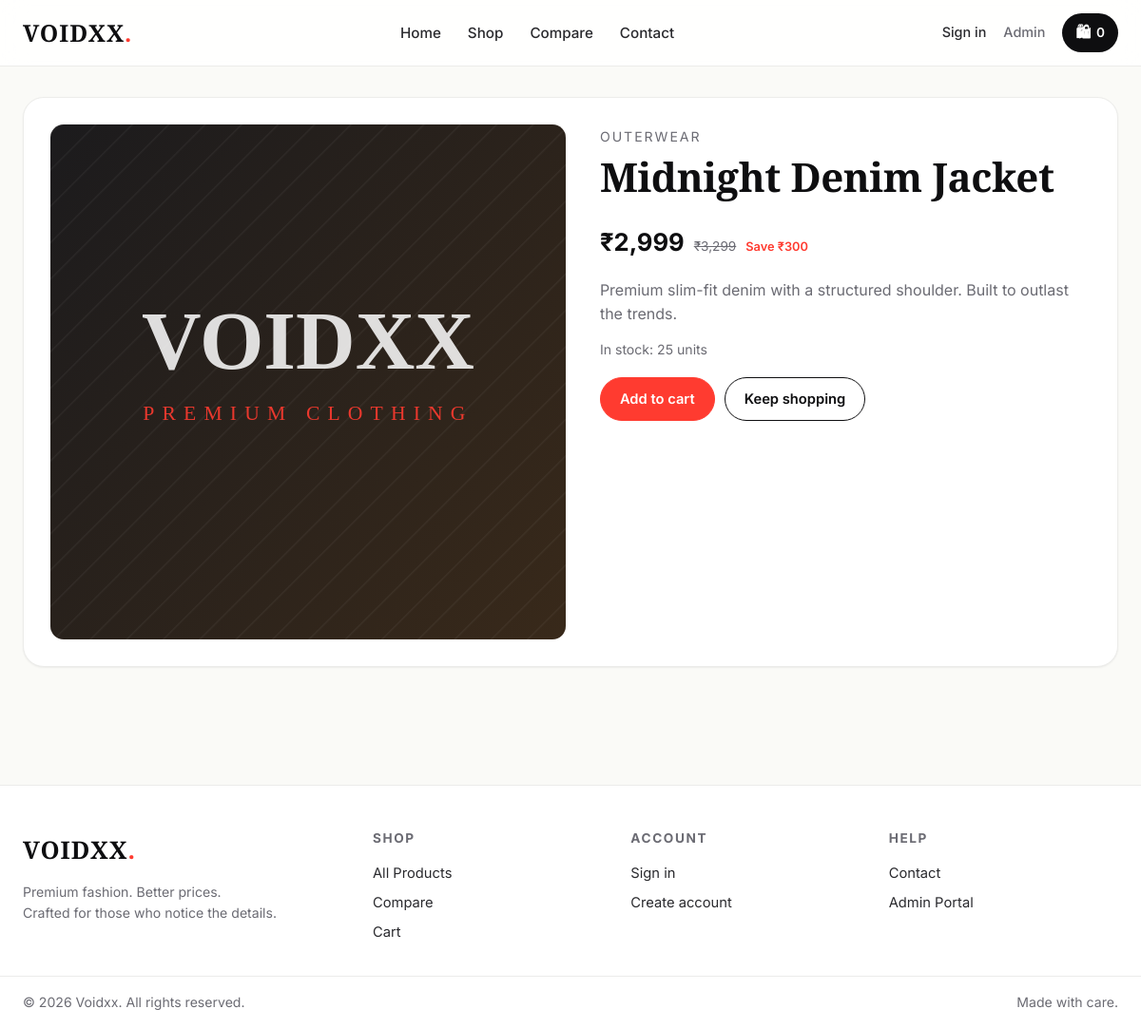
Screenshot of /product.php?id=1 with the database file from the repository.
### tables this page shows
CREATE TABLE products (
            id INTEGER PRIMARY KEY AUTOINCREMENT,
            name VARCHAR(255) NOT NULL,
            description TEXT,
            price DECIMAL(10,2) NOT NULL,
            competitor_price DECIMAL(10,2) DEFAULT NULL,
            image VARCHAR(255) DEFAULT NULL,
            category VARCHAR(100) DEFAULT 'General',
            stock INTEGER DEFAULT 100,
            created_at TIMESTAMP DEFAULT CURRENT_TIMESTAMP
        );

### _helpers.php (called while the page is built, shortened)
<?php
function product_image_src($image) {
    $base = rtrim(BASE_URL, '/');
    $path = __DIR__ . "/uploads/" . $image;
    return $base . "/assets/placeholder.svg";
}
function fmt_price($amount) {
    return '₹' . number_format((float)$amount);
}
?>

### product.php (the view, shortened to what this page needs)
<?php require 'db.php'; ?>
<?php require 'header.php'; ?>
<?php
$id = intval($_GET['id'] ?? 0);
$stmt = $pdo->prepare("SELECT * FROM products WHERE id=?");
$stmt->execute([$id]);
$p = $stmt->fetch();
?>
<div class="product-detail">
  <div class="thumb">
    <img src="<?= product_image_src($p['image']) ?>" alt="<?= htmlspecialchars($p['name']) ?>">
  </div>
  <div>
    <span class="cat muted small" style="letter-spacing:.14em;text-transform:uppercase;"><?= htmlspecialchars($p['category']) ?></span>
    <h1><?= htmlspecialchars($p['name']) ?></h1>
    <div class="price-row" style="margin:6px 0 18px;">
      <span class="price" style="font-size:1.6rem;"><?= fmt_price($p['price']) ?></span>
      <?php if ($p['competitor_price']): ?>
        <span class="price-strike"><?= fmt_price($p['competitor_price']) ?></span>
        <span class="savings">Save <?= fmt_price($p['competitor_price'] - $p['price']) ?></span>
      <?php endif; ?>
    </div>
    <p class="muted"><?= htmlspecialchars($p['description']) ?></p>
    <p class="small muted">In stock: <?= (int)$p['stock'] ?> units</p>
    <div style="display:flex;gap:10px;margin-top:18px;">
      <a class="btn btn-accent" href="<?=BASE_URL?>cart.php?action=add&id=<?=$p['id']?>">Add to cart</a>
      <a class="btn btn-outline" href="<?=BASE_URL?>products.php">Keep shopping</a>
    </div>
  </div>
</div>
<?php require 'footer.php'; ?>

### styles.css (style rules this page uses)
:root { --bg: #fafaf7; --surface: #ffffff; --ink: #0e0e10; --ink-2: #2a2a2e; --muted: #6b6b73; --line: #ececea; --accent: #ff3b30; --accent-ink: #ffffff; --gold: #b08a4a; --shadow-sm: 0 1px 2px rgba(14,14,16,.06); --shadow-md: 0 8px 24px rgba(14,14,16,.08); --shadow-lg: 0 24px 48px rgba(14,14,16,.10); --radius: 14px; --radius-sm: 10px; --radius-lg: 22px; --maxw: 1200px; }
* { box-sizing: border-box; }
html, body { margin: 0; padding: 0; }
body { background: var(--bg); color: var(--ink); font-family: 'Inter', system-ui, -apple-system, Segoe UI, sans-serif; font-size: 16px; line-height: 1.55; -webkit-font-smoothing: antialiased; }
a { color: inherit; text-decoration: none; }
img { max-width: 100%; display: block; }
h1, h2, h3, h4 { font-weight: 700; letter-spacing: -0.01em; line-height: 1.15; margin: 0 0 .6em; }
h1 { font-size: clamp(1.9rem, 3.5vw, 2.8rem); }
p { margin: 0 0 .9em; }
.muted { color: var(--muted); }
.small { font-size: .88rem; }
.btn { display: inline-flex; align-items: center; justify-content: center; gap: 8px; background: var(--ink); color: #fff; border: 1px solid var(--ink); cursor: pointer; padding: 11px 20px; border-radius: 999px; font-weight: 600; font-size: .92rem; transition: transform .12s ease, background .15s ease; }
.btn-outline { background: transparent; color: var(--ink); }
.btn-accent { background: var(--accent); border-color: var(--accent); }
.price-row { display: flex; align-items: baseline; gap: 10px; margin-top: 4px; }
.price { font-weight: 700; color: var(--ink); font-size: 1.05rem; }
.price-strike { color: var(--muted); text-decoration: line-through; font-size: .85rem; }
.savings { color: var(--accent); font-size: .8rem; font-weight: 600; }
.product-detail { display: grid; grid-template-columns: 1.05fr 1fr; gap: 36px; background: var(--surface); border: 1px solid var(--line); border-radius: var(--radius-lg); padding: 28px; box-shadow: var(--shadow-sm); }
.product-detail .thumb { aspect-ratio: 1/1; background: #f0efeb; border-radius: var(--radius); overflow: hidden; }
.product-detail .thumb img { width: 100%; height: 100%; object-fit: cover; }
.product-detail h1 { font-family: 'Playfair Display', serif; margin-top: 6px; }

### rows the page displays
products: category "OUTERWEAR", name "Midnight Denim Jacket", price "₹2,999", competitor_price "₹3,299", fmt_price($p['competitor_price'] - $p['price']) "₹300", description "Premium slim-fit denim with a structured shoulder. Built to outlast the trends.", stock "25"

### other values shown
cart_count() "0"
